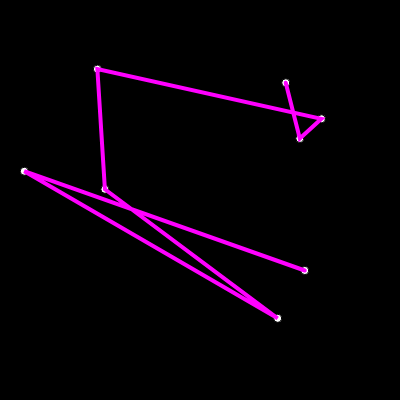
Frame 1 (no input)
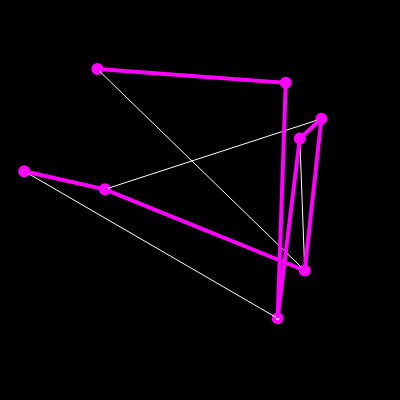
Frame 60 (no input)
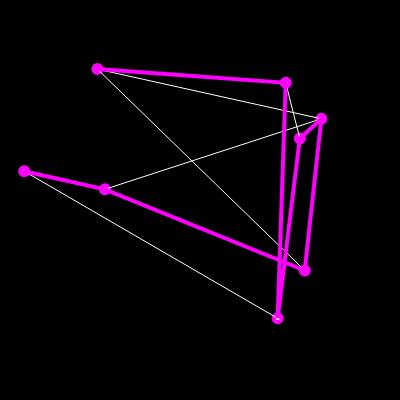
Frame 120 (the mouse pressed at the canvas centre since frame 60)

The p5.js sketch that drew these frames (run headless with seeded random() and noise() and a simulated clock; from frame 60 on, the mouse is pressed at the canvas centre):

// p5.js sketch
// ── sketch.js
// globals
var nodes = [];
var recordDistance;
var bestPath;

// constant
const SCREEN_SIZE = 400;
const totalNodes = 8;

// Setup
function setup() {
  createCanvas(SCREEN_SIZE, SCREEN_SIZE);
  for(let i = 0; i < totalNodes; i++){
    let v = createVector(random(width), random(height));
    nodes[i] = v;
  }
  let d = calcDistance(nodes);
  recordDistance = d;
  bestPath = nodes.slice();
}
// Draw
function draw(){
  background(0);
  fill(255);
  // draw the nodes
  for(let i = 0; i < nodes.length; i++){
    ellipse(nodes[i].x, nodes[i].y, 8, 8);
  }
  // connect the nodes
  stroke(255);
  strokeWeight(1);
  noFill();
  beginShape();
  for(let i = 0; i < nodes.length; i++){
    vertex(nodes[i].x, nodes[i].y);
  }
  endShape();
  // draw shortest path
  stroke(255, 0, 255);
  strokeWeight(4);
  noFill();
  beginShape();
  for(let i = 0; i < nodes.length; i++){
    vertex(bestPath[i].x, bestPath[i].y);
  }
  endShape();
  
  // random shuffle
  let i = floor(random(nodes.length));
  let j = floor(random(nodes.length));
  swap(nodes, i, j);
  
  // check for shortest distance for the best path
  let d = calcDistance(nodes);
  if(d < recordDistance){
    recordDistance = d;
    bestPath = nodes.slice();
  }
}

// swap nodes for shuffle
function swap(arr, i, j){
  let temp = arr[i];
  arr[i] = arr[j];
  arr[j] = temp;
}

// calc distance between nodes
function calcDistance(points){
  let sum = 0;
  for(let i = 0; i < points.length - 1; i++){
    let d = dist(points[i].x, points[i].y, points[i + 1].x, points[i + 1].y);
    sum += d;
  }
  return sum;
}

// Action
